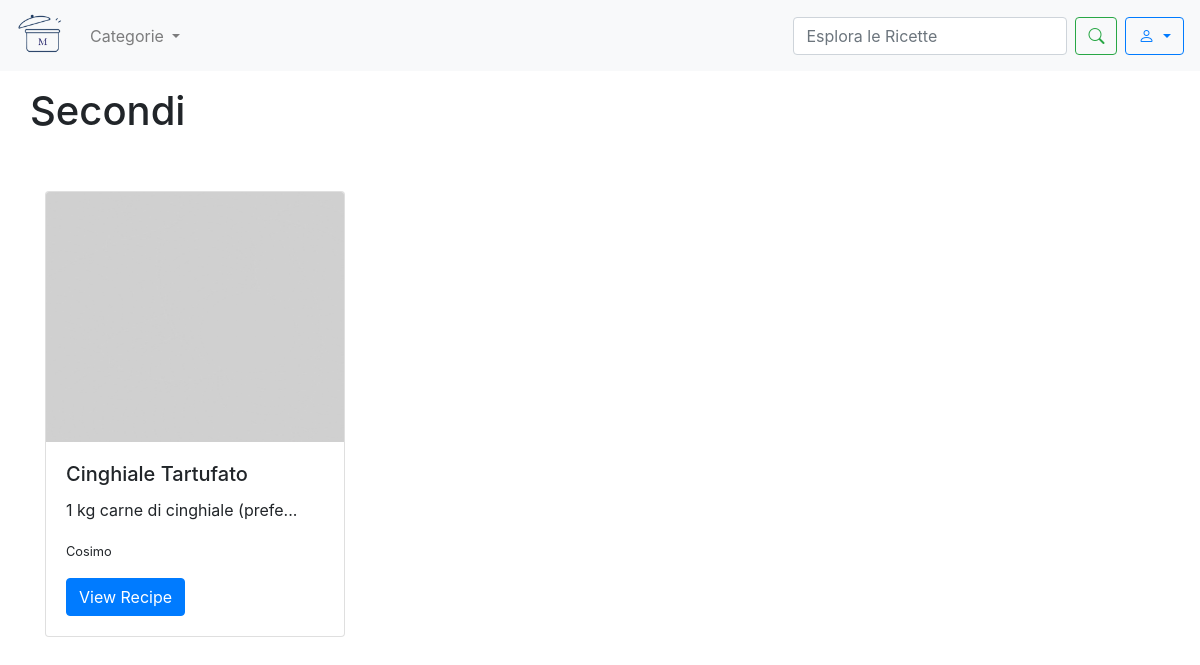
Screenshot of /secondi/ with the database file from the repository.
### sito/models.py (models this page shows, shortened)
class Recipe(models.Model):
    title = models.CharField(max_length=200)
    photo = models.ImageField(upload_to='recipes_photos/', blank=True, null=True)
    preparationtime = models.CharField(help_text="Totale tempo di preparazione (es: 1 hour 30 minutes)", max_length=200,
                                       blank=True, null=True)
    category = models.ForeignKey(Category, on_delete=models.CASCADE)
    user = models.ForeignKey('CustomUser', on_delete=models.CASCADE)
    ingredients = models.TextField()
    instructions = models.TextField()

class CustomUser(AbstractUser):
    profile_image = models.ImageField(upload_to='profile_images/', blank=True, null=True)
    def __str__(self):
        return self.username

### sito/views.py (the view)
# urls.py: path("secondi/", secondi, name='secondi'),
def secondi(request):
    category = Category.objects.get(name='Secondi')
    recipes = Recipe.objects.filter(category=category)
    context = {
        'recipes': recipes
    }
    return render(request, 'secondi.html', context)

### template/secondi.html (shortened to what this page needs)
<!DOCTYPE html>
{% load static %}
<html lang="it">
<head>
    <link rel="stylesheet" href="https://maxcdn.bootstrapcdn.com/bootstrap/4.5.2/css/bootstrap.min.css">
    <link rel="stylesheet" href="https://cdn.jsdelivr.net/npm/bootstrap-icons/font/bootstrap-icons.css">
</head>
<body>
    <nav class="navbar navbar-expand-lg navbar-light bg-light">
         <a class="navbar-brand" href="{% url 'homepage' %}">
            <img src="{% static 'images/logo.png' %}" alt="Logo" class="d-inline-block align-top" style="width: 50px">
        </a>
            <ul class="navbar-nav mr-auto">
                <li class="nav-item dropdown">
                  <div class="nav-link dropdown-toggle" role="button" data-toggle="dropdown" aria-expanded="false" id="CategoryDropdown">
                    Categorie
                  </div>
                </li>
            </ul>
            <form class="form-inline my-2 my-lg-0" method="GET" action="{% url 'search' %}">
                <input class="form-control mr-sm-2" type="search" name ="q" placeholder="Esplora le Ricette" aria-label="Search" required>
                <button class="btn btn-outline-success my-2 my-sm-0" type="submit"><i class="bi bi-search"></i></button>
            </form>
            <div class="dropdown ml-2">
                <button class="btn btn-outline-primary dropdown-toggle" type="button" id="userDropdown" data-toggle="dropdown" aria-haspopup="true" aria-expanded="false">
                    <i class="bi bi-person"></i>
                </button>
            </div>
    </nav>
    <div class="container mt-3">
        <div class="row">
            <h1 class="mx-0">Secondi</h1>
        </div>
    </div>
    <div class="container py-5">
        <div class="row">
            {% if recipes %}
                    {% for recipe in recipes %}
                    <div class="col-md-4 mb-4">
                        <div class="card mb-3" style="max-width: 300px;">
                                {% if recipe.photo %}
                                <img src=" {{ recipe.photo.url }} " class=" card-img-top rounded-start" alt="foto ricetta" style="max-height: 250px; overflow-y: hidden" >
                                {% else %}
                                <img src="{% static 'images/defaultrecipe.jpg' %}" class="card-img-top rounded-start" alt="foto ricetta" style="max-height: 250px; overflow-y: hidden">
                                {% endif %}
                                <div class="card-body">
                                    <h5 class="card-title">{{ recipe.title }}</h5>
                                    <p class="card-text">{{ recipe.ingredients|slice:":30" }}...</p>
                                    <p class="card-text"><small class="text-body-secondary">{{recipe.user}}</small></p>
                                    <a href="{% url 'recipe_detail' recipe.id %}" class="btn btn-primary">View Recipe</a>
                                </div>
                            </div>
                    </div>
                {% endfor %}
            {% else %}
                <p class="text-danger">Non ci sono ancora ricette in questa categoria. </p>
            {% endif %}
        </div>
    </div>
</body>
</html>

### rows the page displays
Recipe: title "Cinghiale Tartufato", ingredients "1 kg carne di cinghiale (prefe", user "Cosimo"
